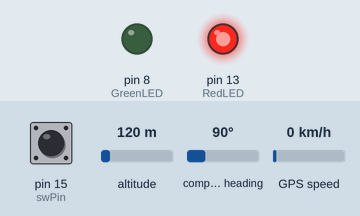
This sketch was run on a simulated Arduino Mega 2560, built with avr-gcc and run on an emulated ATmega2560. Shown: output pins drawn as LEDs (lit = HIGH). Inputs (shaded band) come from the test bench; at power-on: pin 15 (swPin) HIGH, altitude 120 m, compass heading 90°, GPS speed 0 km/h. Storage starts empty; the GPS gets a fix after 3 s at 37.7749, -122.4194 with 8 satellites; what the sketch prints to the serial monitor is not drawn.

Above: at 0.1 s.
At 1.1 s:
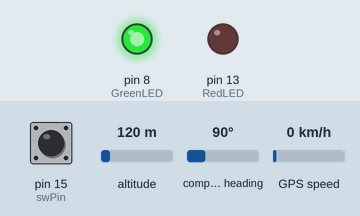
At 2.1 s:
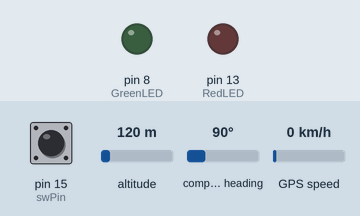
Timing chart, 0 to 17.5 s (numbered marks = the images above):
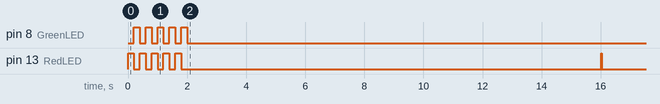

The sketch:

GPX_and_CSV_Logger.ino
```cpp
// Log GPS position to SD card in GPX track and CSV format

// This code is written for the Adalogger M0 Feather
// https://www.adafruit.com/products/2796
// and is based extensively on Adafruit's GPS_HardwareSerial_Parsing example
// https://github.com/adafruit/Adafruit_GPS/tree/master/examples/GPS_HardwareSerial_Parsing

// Works with both the Adafruit Ultimate GPS FeatherWing
// https://www.adafruit.com/product/3133
// and Paul's u-blox M8 FeatherWings
// https://github.com/PaulZC/SAM-M8Q_GPS_FeatherWing
// https://github.com/PaulZC/MAX-M8Q_GPS_FeatherWing

#define UBLOX // Comment this line out to select the Adafruit Ultimate GPS
//#define LOWPOWER // Comment this line out to disable u-blox M8 low power mode

// Leave the "#define GALILEO" uncommented to use: GPS + Galileo + GLONASS + SBAS
// Comment the "#define GALILEO" out to use the default u-blox M8 GNSS: GPS + SBAS + QZSS + GLONASS
#define GALILEO

//#define DEBUG // Comment this line out to disable extra serial debug messages

// Connect a normally-open push-to-close switch between swPin and GND.
// Press it to stop logging.
#define swPin 15 // Digital Pin 15 (0.2" away from the GND pin on the Adalogger)

// Include the Adafruit GPS Library
// https://github.com/adafruit/Adafruit_GPS
#include <Adafruit_GPS.h>
Adafruit_GPS GPS(&Serial1); // M0 hardware serial

// Set GPSECHO to 'false' to turn off echoing the GPS data to the Serial console
// Set to 'true' if you want to debug and listen to the raw GPS sentences
#define GPSECHO false

// this keeps track of whether we're using the interrupt
// off by default!
boolean usingInterrupt = false;

// SD card logging
#include <SPI.h>
#include <SD.h>
#define cardSelect 4
File gpx_dataFile;
File csv_dataFile;
char gpx_filename[] = "20000000/000000.gpx";
char csv_filename[] = "20000000/000000.csv";
char dirname[] = "20000000";
boolean fileReady = false;

// LEDs
#define RedLED 13 // The red LED on the Adalogger is connected to Digital Pin 13
#define GreenLED 8 // The green LED on the Adalogger is connected to Digital Pin 8

// Count number of valid fixes before starting to log (to avoid possible corrupt file names)
int valfix = 0;
#define maxvalfix 4 // Collect at least this many valid fixes before logging starts (must be >= 2)

// Track Point
long trkpt = 0;

#ifdef UBLOX // Definitions for u-blox M8 UBX-format (binary) messages

// Set Nav Mode to Portable
static const uint8_t setNavPortable[] = {
  0xB5, 0x62, 0x06, 0x24, 0x24, 0x00, 0xFF, 0xFF, 0x00, 0x03, 0x00, 0x00, 0x00, 0x00, 0x10, 0x27, 0x00, 0x00,
  0x05, 0x00, 0xFA, 0x00, 0xFA, 0x00, 0x64, 0x00, 0x2C, 0x01, 0x00, 0x00, 0x00, 0x00, 0x00, 0x00, 0x00, 0x00,
  0x00, 0x00, 0x00, 0x00, 0x00, 0x00 };
static const int len_setNav = 42;

// Set Nav Mode to Pedestrian
static const uint8_t setNavPedestrian[] = {
  0xB5, 0x62, 0x06, 0x24, 0x24, 0x00, 0xFF, 0xFF, 0x03, 0x03, 0x00, 0x00, 0x00, 0x00, 0x10, 0x27, 0x00, 0x00,
  0x05, 0x00, 0xFA, 0x00, 0xFA, 0x00, 0x64, 0x00, 0x2C, 0x01, 0x00, 0x00, 0x00, 0x00, 0x00, 0x00, 0x00, 0x00,
  0x00, 0x00, 0x00, 0x00, 0x00, 0x00 };

// Set Nav Mode to Automotive
static const uint8_t setNavAutomotive[] = {
  0xB5, 0x62, 0x06, 0x24, 0x24, 0x00, 0xFF, 0xFF, 0x04, 0x03, 0x00, 0x00, 0x00, 0x00, 0x10, 0x27, 0x00, 0x00,
  0x05, 0x00, 0xFA, 0x00, 0xFA, 0x00, 0x64, 0x00, 0x2C, 0x01, 0x00, 0x00, 0x00, 0x00, 0x00, 0x00, 0x00, 0x00,
  0x00, 0x00, 0x00, 0x00, 0x00, 0x00 };

// Set Nav Mode to Sea
static const uint8_t setNavSea[] = {
  0xB5, 0x62, 0x06, 0x24, 0x24, 0x00, 0xFF, 0xFF, 0x05, 0x03, 0x00, 0x00, 0x00, 0x00, 0x10, 0x27, 0x00, 0x00,
  0x05, 0x00, 0xFA, 0x00, 0xFA, 0x00, 0x64, 0x00, 0x2C, 0x01, 0x00, 0x00, 0x00, 0x00, 0x00, 0x00, 0x00, 0x00,
  0x00, 0x00, 0x00, 0x00, 0x00, 0x00 };

// Set Nav Mode to Airborne <1G
static const uint8_t setNavAir[] = {
  0xB5, 0x62, 0x06, 0x24, 0x24, 0x00, 0xFF, 0xFF, 0x06, 0x03, 0x00, 0x00, 0x00, 0x00, 0x10, 0x27, 0x00, 0x00,
  0x05, 0x00, 0xFA, 0x00, 0xFA, 0x00, 0x64, 0x00, 0x2C, 0x01, 0x00, 0x00, 0x00, 0x00, 0x00, 0x00, 0x00, 0x00,
  0x00, 0x00, 0x00, 0x00, 0x00, 0x00 };

// Set NMEA Config
// Set trackFilt to 1 to ensure course (COG) is always output
// Set Main Talker ID to 'GP' instead of 'GN'
static const uint8_t setNMEA[] = {
  0xb5, 0x62, 0x06, 0x17, 0x14, 0x00, 0x20, 0x40, 0x00, 0x02, 0x00, 0x00, 0x00, 0x00, 0x00, 0x01, 0x01, 0x01,
  0x00, 0x00, 0x00, 0x00, 0x00, 0x00, 0x00, 0x00 };
static const int len_setNMEA = 26;

// Set Low Power Mode
// Use this with caution
// Putting the M8 into low power mode before a fix has been established can cause it to reset after 10secs (searchPeriod)
static const uint8_t setLP[] = { 0xb5, 0x62, 0x06, 0x11, 0x02, 0x00, 0x48, 0x01 };
static const int len_setLP = 8;

// Set GNSS Config to GPS + Galileo + GLONASS + SBAS (Causes the M8 to restart!)
static const uint8_t setGNSS[] = {
  0xb5, 0x62, 0x06, 0x3e, 0x3c, 0x00,
  0x00, 0x20, 0x20, 0x07,
  0x00, 0x08, 0x10, 0x00, 0x01, 0x00, 0x01, 0x01,
  0x01, 0x01, 0x03, 0x00, 0x01, 0x00, 0x01, 0x01,
  0x02, 0x04, 0x08, 0x00, 0x01, 0x00, 0x01, 0x01,
  0x03, 0x08, 0x10, 0x00, 0x00, 0x00, 0x01, 0x01,
  0x04, 0x00, 0x08, 0x00, 0x00, 0x00, 0x01, 0x03,
  0x05, 0x00, 0x03, 0x00, 0x00, 0x00, 0x01, 0x05,
  0x06, 0x08, 0x0e, 0x00, 0x01, 0x00, 0x01, 0x01 };
static const int len_setGNSS = 66;

// Send message in u-blox UBX format
// Calculates and appends the two checksum bytes
// Doesn't add the 0xb5 and 0x62 sync chars (these need to be included at the start of the message)
void sendUBX(const uint8_t *message, const int len) {
  int csum1 = 0; // Checksum bytes
  int csum2 = 0;
#ifdef DEBUG
    Serial.print("Sending UBX packet: 0x");
#endif
  for (int i=0; i<len; i++) { // For each byte in the message
    Serial1.write(message[i]); // Write the byte
#ifdef DEBUG // DEBUG: print the message byte in HEX format
    if (message[i] < 16) {Serial.print("0");}
    Serial.print(message[i], HEX);
    Serial.print(", 0x");
#endif
    if (i >= 2) { // Don't include the sync chars in the checksum
      csum1 = csum1 + message[i]; // Update the checksum bytes
      csum2 = csum2 + csum1;
    }
  }
  csum1 = csum1 & 0xff; // Limit checksums to 8-bits
  csum2 = csum2 & 0xff;
  Serial1.write((uint8_t)csum1); // Send the checksum bytes
  Serial1.write((uint8_t)csum2);
#ifdef DEBUG // DEBUG: print the checksum bytes in HEX format
  if (csum1 < 16) {Serial.print("0");}
  Serial.print((uint8_t)csum1, HEX);
  Serial.print(", 0x");
  if (csum2 < 16) {Serial.print("0");}
  Serial.println((uint8_t)csum2, HEX);
#endif
}

#endif

void setup()
{
  // initialize digital pins RedLED and GreenLED as outputs.
  pinMode(RedLED, OUTPUT); // Red LED
  pinMode(GreenLED, OUTPUT); // Green LED
  // flash red and green LEDs on reset
  for (int i=0; i <= 4; i++) {
    digitalWrite(RedLED, HIGH);
    delay(200);
    digitalWrite(RedLED, LOW);
    digitalWrite(GreenLED, HIGH);
    delay(200);
    digitalWrite(GreenLED, LOW);
  }

  // initialize swPin as an input for the stop switch
  pinMode(swPin, INPUT_PULLUP);

  delay(10000); // Allow 10 sec for user to open serial monitor

  // connect at 115200 so we can read the GPS fast enough and echo without dropping chars
  Serial.begin(115200);
  Serial.println("Log GPS Position to SD card in GPX and CSV format");
  Serial.println("Green LED = GPS Fix");
  Serial.println("Red LED Flash = SD Write");
  Serial.println("Continuous Red indicates a problem or that the stop button has been pressed.");

  Serial.println("Initializing GPS...");

#ifdef UBLOX

  // u-blox M8 Init
  // 9600 is the default baud rate for u-blox M8
  GPS.begin(9600);
  // Disable all messages except GGA and RMC
  GPS.sendCommand("$PUBX,40,GLL,0,0,0,0*5C"); // Disable GLL
  delay(100);
  GPS.sendCommand("$PUBX,40,ZDA,0,0,0,0*44"); // Disable ZDA
  delay(100);
  GPS.sendCommand("$PUBX,40,VTG,0,0,0,0*5E"); // Disable VTG
  delay(100);
  GPS.sendCommand("$PUBX,40,GSV,0,0,0,0*59"); // Disable GSV
  delay(100);
  GPS.sendCommand("$PUBX,40,GSA,0,0,0,0*4E"); // Disable GSA
  delay(100);
  GPS.sendCommand("$PUBX,40,GGA,0,5,0,0*5F");  // Set GPGGA message rate to 5 (secs) - comment out for 1 sec logging
  delay(100);
  GPS.sendCommand("$PUBX,40,RMC,0,5,0,0*42");  // Set GPRMC message rate to 5 (secs) - comment out for 1 sec logging
  delay(100);
  sendUBX(setNavPortable, len_setNav); // Set Portable Navigation Mode
  //sendUBX(setNavPedestrian, len_setNav); // Set Pedestrian Navigation Mode
  //sendUBX(setNavAutomotive, len_setNav); // Set Automotive Navigation Mode
  //sendUBX(setNavSea, len_setNav); // Set Sea Navigation Mode
  //sendUBX(setNavAir, len_setNav); // Set Airborne <1G Navigation Mode
  delay(100);
  sendUBX(setNMEA, len_setNMEA); // Set NMEA configuration (use GP prefix instead of GN otherwise parsing will fail)
#ifdef GALILEO
  delay(100);
  sendUBX(setGNSS, len_setGNSS); // Set GNSS - causes M8 to restart!
  delay(2000); // Wait an extra 2 seconds for GNSS to restart
#endif
  delay(1100);
  while(Serial1.available()){Serial1.read();} // Flush RX buffer so we don't confuse GPS.parse with UBX acknowledgements

#else

  // Adafruit Ultimate GPS Init
  // 9600 NMEA is the default baud rate for Adafruit MTK GPS's- some use 4800
  GPS.begin(9600);
  // turn on RMC (recommended minimum) and GGA (fix data) including altitude
  GPS.sendCommand(PMTK_SET_NMEA_OUTPUT_RMCGGA);
  // Set the update rate
  //GPS.sendCommand(PMTK_SET_NMEA_UPDATE_1HZ); // 1 Hz update rate
  GPS.sendCommand(PMTK_SET_NMEA_UPDATE_200_MILLIHERTZ); // 5 sec update rate
  // Disable updates on antenna status
  GPS.sendCommand(PGCMD_NOANTENNA);

#endif

  Serial.println("GPS initialized!");

  // flash the red LED during SD initialisation
  digitalWrite(RedLED, HIGH);

  // Initialise SD card
  Serial.println("Initializing SD card...");
  // See if the SD card is present and can be initialized:
  if (!SD.begin(cardSelect)) {
    Serial.println("Panic!! SD Card Init failed, or not present!");
    // don't do anything more:
    while(1);
  }
  Serial.println("SD Card initialized!");

  // turn red LED off
  digitalWrite(RedLED, LOW);

  Serial.println("Waiting for GPS fix...");
}

void loop() // run over and over again
{
  // Check if stop switch has been pressed
  if (digitalRead(swPin) == LOW) {
    Serial.println("Stop switch pressed! Waiting for reset...");
    digitalWrite(RedLED, HIGH); // turn the red led on
    while(1); // wait for reset
  }

  // read data from the GPS in the 'main loop'
  char c = GPS.read();
  // if you want to debug, this is a good time to do it!
  if (GPSECHO)
    if (c) Serial.print(c);
  // if a sentence is received, we can check the checksum, parse it...
  if (GPS.newNMEAreceived()) {
    // Let the arrival of an new NMEA message be our second marker
    char *lastNMEA = GPS.lastNMEA(); // Make a copy of the string in case a new one arrives during parse (possibly redundant?)
    if (!GPS.parse(lastNMEA)) // this also sets the newNMEAreceived() flag to false
      return; // we can fail to parse a sentence in which case we should just wait for another

    // Choose whether to log on the arrival of the GGA or the RMC message
    // (choose whichever one is sent out second by the GPS)
#ifdef UBLOX
    if (strstr(lastNMEA,"$GPGGA")) { // u-blox M8: wait for a new GGA message
#else
    if (strstr(lastNMEA,"$GPRMC")) { // Ultimate GPS: wait for a new RMC message
#endif

#ifdef DEBUG
      Serial.print("\nTime: ");
      Serial.print(GPS.hour, DEC); Serial.print(':');
      Serial.print(GPS.minute, DEC); Serial.print(':');
      Serial.print(GPS.seconds, DEC); Serial.print('.');
      Serial.println(GPS.milliseconds);
      Serial.print("Date: ");
      Serial.print(GPS.day, DEC); Serial.print('/');
      Serial.print(GPS.month, DEC); Serial.print("/20");
      Serial.println(GPS.year, DEC);
      Serial.print("Fix: "); Serial.print((int)GPS.fix);
      Serial.print(" Quality: "); Serial.println((int)GPS.fixquality);
      if (GPS.fix) {
        Serial.print("Location: ");
        Serial.print(GPS.latitude, 4); Serial.print(GPS.lat);
        Serial.print(", ");
        Serial.print(GPS.longitude, 4); Serial.println(GPS.lon);
        Serial.print("Speed (knots): "); Serial.println(GPS.speed);
        Serial.print("Angle: "); Serial.println(GPS.angle);
        Serial.print("Altitude: "); Serial.println(GPS.altitude);
        Serial.print("Satellites: "); Serial.println((int)GPS.satellites);
        Serial.print("HDOP: "); Serial.println(GPS.HDOP);
      }
#endif

      // read battery voltage
      float vbat = analogRead(A7) * (2.0 * 3.3 / 1023.0);
#ifdef DEBUG
      Serial.print("Battery(V): ");
      Serial.println(vbat, 2);
#endif

      // turn green LED on to indicate GPS fix
      if (GPS.fix) {
        digitalWrite(GreenLED, HIGH);
        // increment valfix and cap at maxvalfix
        // don't do anything fancy in terms of decrementing valfix as we want to keep logging even if the fix is lost
        valfix += 1;
        if (valfix > maxvalfix) valfix = maxvalfix;
      }
      else {
        digitalWrite(GreenLED, LOW);
      }

#ifdef UBLOX
#ifdef LOWPOWER
      // Check if Low Power Mode can be started on the u-blox M8
      if (valfix == (maxvalfix - 1)) { // Only do this once
        sendUBX(setLP, len_setLP);
      }
#endif
#endif

      if (valfix == maxvalfix) { // wait until we have enough valid fixes to avoid possible filename corruption

        // do the divides once to save time
        char GPShourT = GPS.hour/10 + '0';
        char GPShourU = GPS.hour%10 + '0';
        char GPSminT = GPS.minute/10 + '0';
        char GPSminU = GPS.minute%10 + '0';
        char GPSsecT = GPS.seconds/10 + '0';
        char GPSsecU = GPS.seconds%10 + '0';
        char GPSyearT = GPS.year/10 +'0';
        char GPSyearU = GPS.year%10 +'0';
        char GPSmonT = GPS.month/10 +'0';
        char GPSmonU = GPS.month%10 +'0';
        char GPSdayT = GPS.day/10 +'0';
        char GPSdayU = GPS.day%10 +'0';

        // build the gpx data string
        String gpx_dataString = "<trkpt lat=\"";
        gpx_dataString += String(GPS.latitudeDegrees, 6);
        gpx_dataString += "\" lon=\"";
        gpx_dataString += String(GPS.longitudeDegrees, 6);
        gpx_dataString += "\">\n";
        gpx_dataString += "<name>";
        gpx_dataString += String(trkpt);
        gpx_dataString += "</name>\n";
        gpx_dataString += "<time>20";
        gpx_dataString += GPSyearT; gpx_dataString += GPSyearU; gpx_dataString += "-";
        gpx_dataString += GPSmonT; gpx_dataString += GPSmonU; gpx_dataString += "-";
        gpx_dataString += GPSdayT; gpx_dataString += GPSdayU; gpx_dataString += "T";
        gpx_dataString += GPShourT; gpx_dataString += GPShourU; gpx_dataString += ":";
        gpx_dataString += GPSminT; gpx_dataString += GPSminU; gpx_dataString += ":";
        gpx_dataString += GPSsecT; gpx_dataString += GPSsecU; gpx_dataString += ".";
        gpx_dataString += String((int)GPS.milliseconds); gpx_dataString += "Z</time>\n";
        gpx_dataString += "<ele>";
        gpx_dataString += String(GPS.altitude, 1);
        gpx_dataString += "</ele>\n";
        gpx_dataString += "<fix>";
        if (!GPS.fix) {
          gpx_dataString += "none";
        }
        else {
          gpx_dataString += "3d";
        }
        gpx_dataString += "</fix>\n";
        gpx_dataString += "<sat>";
        gpx_dataString += String((int)GPS.satellites);
        gpx_dataString += "</sat>\n";
        gpx_dataString += "<hdop>";
        gpx_dataString += String(GPS.HDOP, 2);
        gpx_dataString += "</hdop>\n";
        gpx_dataString += "<desc>Battery voltage ";
        gpx_dataString += String(vbat, 2);
        gpx_dataString += "V</desc>\n";
        gpx_dataString += "</trkpt>\n";

        // build the csv data string
        String csv_dataString = "";
        csv_dataString += GPShourT; csv_dataString += GPShourU; csv_dataString += ':';
        csv_dataString += GPSminT; csv_dataString += GPSminU; csv_dataString += ':';
        csv_dataString += GPSsecT; csv_dataString += GPSsecU;
        //csv_dataString += '.'; csv_dataString += String(GPS.milliseconds, DEC); // comment this line out to ignore milliseconds
        csv_dataString += ' '; // separate time and date with a space (not a ',') to make life easier for numpy.loadtxt
        csv_dataString += GPSdayT; csv_dataString += GPSdayU; csv_dataString += '/';
        csv_dataString += GPSmonT; csv_dataString += GPSmonU; csv_dataString += "/20";
        csv_dataString += GPSyearT; csv_dataString += GPSyearU; csv_dataString += ',';
        csv_dataString += String(GPS.latitudeDegrees, 6); csv_dataString += ',';
        //csv_dataString += String(GPS.latitude, 4); csv_dataString += ','; csv_dataString += String(GPS.lat); csv_dataString += ',';
        csv_dataString += String(GPS.longitudeDegrees, 6); csv_dataString += ',';
        //csv_dataString += String(GPS.longitude, 4); csv_dataString += ','; csv_dataString += String(GPS.lon); csv_dataString += ',';
        csv_dataString += String(GPS.speed); csv_dataString += ',';
        csv_dataString += String(GPS.angle); csv_dataString += ',';
        csv_dataString += String(GPS.altitude); csv_dataString += ',';
        csv_dataString += String((int)GPS.fix); csv_dataString += ',';
        csv_dataString += String((int)GPS.fixquality); csv_dataString += ',';
        csv_dataString += String((int)GPS.satellites); csv_dataString += ',';
        csv_dataString += String(GPS.HDOP); csv_dataString += ',';
        csv_dataString += String(trkpt); csv_dataString += ',';
        csv_dataString += String(vbat, 2); csv_dataString += '\n';

        // flash red LED to indicate SD write (leave on if an error occurs)
        digitalWrite(RedLED, HIGH);

        // syntax checking:
        // check if voltage is > 3.55V, if not then don't try to write!
        if (vbat < 3.55) {
          fileReady = false; // Start new file when battery is recharged
          Serial.println("Low Battery!");
          return;
        }
        // check year
        if ((GPS.year < 16) || (GPS.year > 26)) return;
        // check month
        if (GPS.month > 12) return;
         // check day
        if (GPS.day > 31) return;

        if (!fileReady) {
          // filename is limited to 8.3 characters so use format: YYYYMMDD/HHMMSS.gpx
          gpx_filename[2] = GPSyearT;
          gpx_filename[3] = GPSyearU;
          gpx_filename[4] = GPSmonT;
          gpx_filename[5] = GPSmonU;
          gpx_filename[6] = GPSdayT;
          gpx_filename[7] = GPSdayU;
          gpx_filename[9] = GPShourT;
          gpx_filename[10] = GPShourU;
          gpx_filename[11] = GPSminT;
          gpx_filename[12] = GPSminU;
          gpx_filename[13] = GPSsecT;
          gpx_filename[14] = GPSsecU;

          csv_filename[2] = GPSyearT;
          csv_filename[3] = GPSyearU;
          csv_filename[4] = GPSmonT;
          csv_filename[5] = GPSmonU;
          csv_filename[6] = GPSdayT;
          csv_filename[7] = GPSdayU;
          csv_filename[9] = GPShourT;
          csv_filename[10] = GPShourU;
          csv_filename[11] = GPSminT;
          csv_filename[12] = GPSminU;
          csv_filename[13] = GPSsecT;
          csv_filename[14] = GPSsecU;

          dirname[2] = GPSyearT;
          dirname[3] = GPSyearU;
          dirname[4] = GPSmonT;
          dirname[5] = GPSmonU;
          dirname[6] = GPSdayT;
          dirname[7] = GPSdayU;

          // try to create subdirectory (even if it exists already)
          SD.mkdir(dirname);

          // Open the gpx file for writing
          gpx_dataFile = SD.open(gpx_filename, FILE_WRITE);

          // if the file is available, write to it:
          if (gpx_dataFile) {
            gpx_dataFile.print("<gpx>\n<trk>\n<trkseg>\n"); // write header
            gpx_dataFile.print("</trkseg>\n</trk>\n</gpx>\n"); // write footer
            gpx_dataFile.close();
            Serial.print("Logging to ");
            Serial.println(gpx_filename);
            delay(200); // Allow 0.2s for SD file to close
          }
          // if the file isn't open, pop up an error:
          else {
            Serial.println("Error opening GPX file (1)!");
          }

          // Open the csv file for writing
          csv_dataFile = SD.open(csv_filename, FILE_WRITE);

          // if the file is available, write to it:
          if (csv_dataFile) {
            csv_dataFile.print("HH:MM:SS DD/MM/YYYY,LAT,LON,SPEED,ANGLE,ALT,FIX,FIXQUAL,SAT,HDOP,TRKPT,BATV\n"); // write header
            csv_dataFile.close();
            Serial.print("Logging to ");
            Serial.println(csv_filename);
            fileReady = true;
            trkpt = 0;
            delay(200); // Allow 0.2s for SD file to close
          }
          // if the file isn't open, pop up an error:
          else {
            Serial.println("Error opening CSV file (1)!");
          }
        }

        if(fileReady) {
          // Open the gpx file for writing
          gpx_dataFile = SD.open(gpx_filename, FILE_WRITE);

          // if the file is available, write to it:
          if (gpx_dataFile) {
            unsigned long pos = gpx_dataFile.position(); // get file position
            gpx_dataFile.seek(pos - 24); // rewind to start of footer
            gpx_dataFile.print(gpx_dataString); // write new data
            gpx_dataFile.print("</trkseg>\n</trk>\n</gpx>\n"); // rewrite footer
            gpx_dataFile.close();
#ifdef DEBUG
            Serial.print(gpx_dataString);
#endif
            delay(200); // Allow 0.2s for SD file to close
          }
          // if the file isn't open, pop up an error:
          else {
            fileReady = false;
            Serial.println("Error opening GPX file (2)!");
          }

          // Open the csv file for writing
          csv_dataFile = SD.open(csv_filename, FILE_WRITE);

          // if the file is available, write to it:
          if (csv_dataFile) {
            csv_dataFile.print(csv_dataString);
            csv_dataFile.close();
#ifdef DEBUG
            Serial.print(csv_dataString);
#endif
            trkpt += 1; // increment track point
            digitalWrite(RedLED, LOW); // write was successful so turn LED off
          }
          // if the file isn't open, pop up an error:
          else {
            fileReady = false;
            Serial.println("Error opening CSV file (2)!");
          }
        }
      }
    }
  }
}
```
